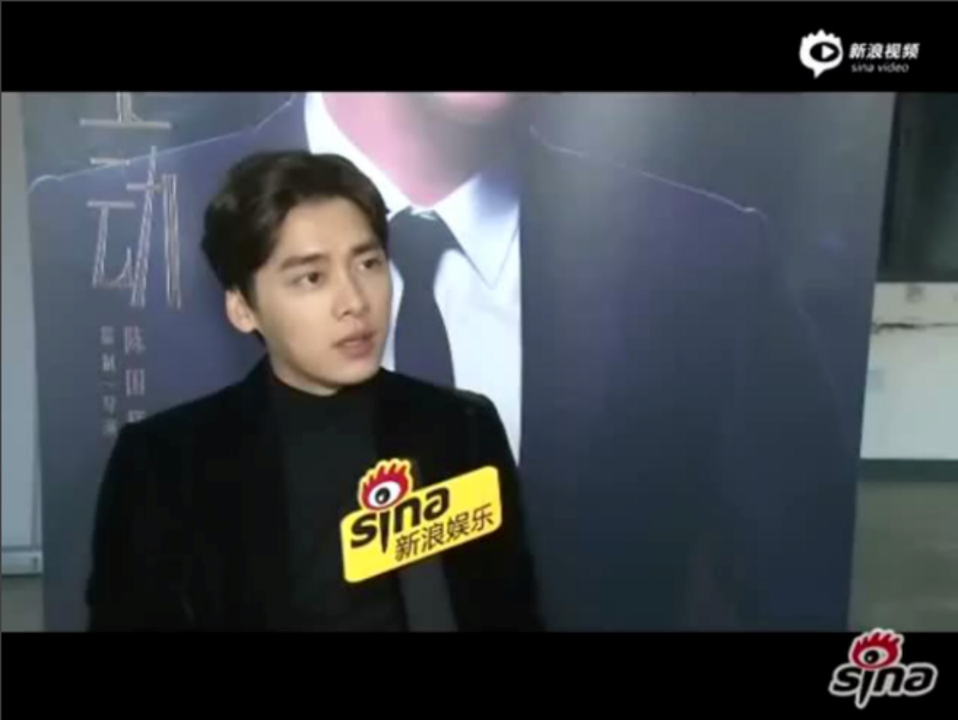
#> input picture 皮肤检测/images/im1.jpg, 1916 x 1440 px, given in place of the camera (shown at 1/2 size)
$ python '视频检测.py'
#> lines starting #> are read from the running program, lines starting #| are printed output that depends on the picture; after the words box and inside, x2 and y2 are one past the last pixel; in counts of white or black regions, pixels touching at a corner belong together
"""
皮肤检测：利用皮肤颜色的HSV范围，去掉其他的区域，实现皮肤检测
"""
import numpy as np
import cv2

# 定义皮肤的范围，具体自己调整
lower = np.array([0, 50, 100], dtype="uint8")
upper = np.array([25, 255, 255], dtype="uint8")

camera = cv2.VideoCapture(0)  # 开启摄像头

while True:

    (grabbed, frame) = camera.read()  # grabbed为布尔类型，true表示获取到帧数
#> frame is the input picture: shape (1440, 1916, 3); mean B, G, R 70.2, 65.9, 61.8

    frame = cv2.resize(frame, (400, 400))
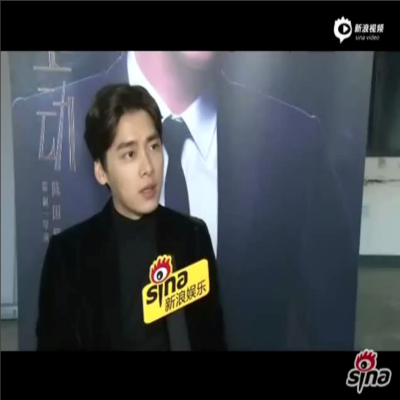
#> frame: shape (400, 400, 3); mean B, G, R 70.2, 65.9, 61.8
    # 将BGR格式转为HSV颜色空间
    # HSV在用于指定颜色分割时，有比较大的作用
    hsvImage = cv2.cvtColor(frame, cv2.COLOR_BGR2HSV)
#> hsvImage: shape (400, 400, 3); mean H, S, V 70.5, 52.6, 75.2

    # 创建掩码，q低于lower或高于upper的，设置为0，在范围内设置为255
    # 这样便可以得到皮肤的像素范围
    skinMask = cv2.inRange(hsvImage, lower, upper)
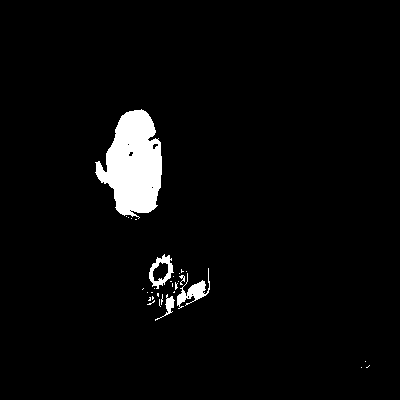
#> skinMask: shape (400, 400); 3.6% white; 31 white regions (26 under 20 px), largest, box (x1, y1, x2, y2) and area: (95, 109, 162, 219) 4763, (177, 268, 210, 309) 419, (149, 254, 174, 289) 347, (155, 294, 175, 321) 133, (179, 275, 185, 285) 28

    # 将掩码和原图进行“与”运算，这样原图便只保留皮肤区域
    skin = cv2.bitwise_and(frame, frame, mask=skinMask)
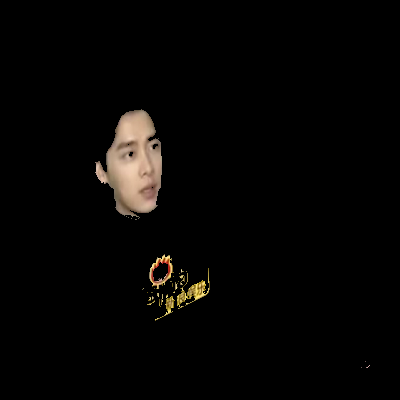
#> skin: shape (400, 400, 3); mean B, G, R 4.2, 5.4, 6.5

    # np.hstack是将原图和检测的图捆绑显示（将矩阵横向并行）
    cv2.imshow("images", np.hstack([frame, hsvImage, skin]))
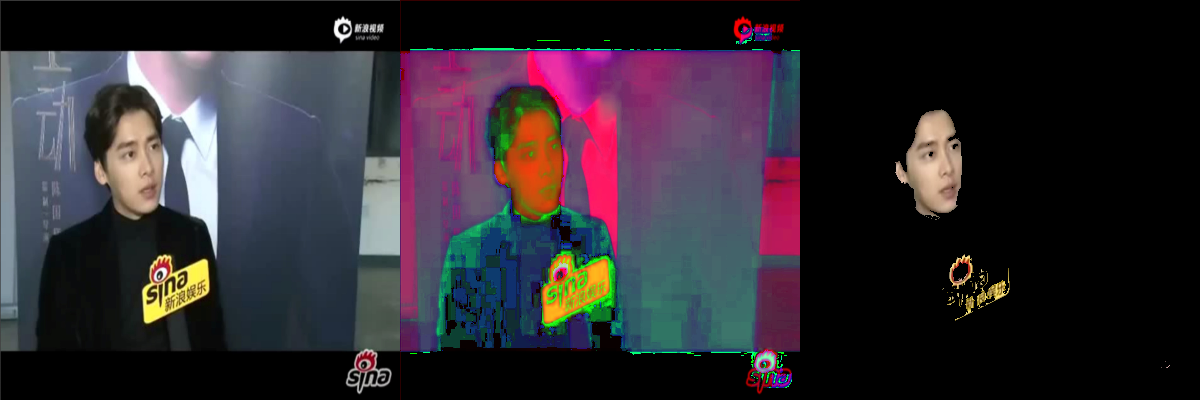
#> window 'images': shape (400, 1200, 3); mean B, G, R 48.3, 41.3, 47.8

    if cv2.waitKey(1) & 0xFF == ord("q"):  #按q键结束
#> (key q is pressed here)
        break

# 释放资源
camera.release()
cv2.destroyAllWindows()

$ run again, on 皮肤检测/images/im2.jpg
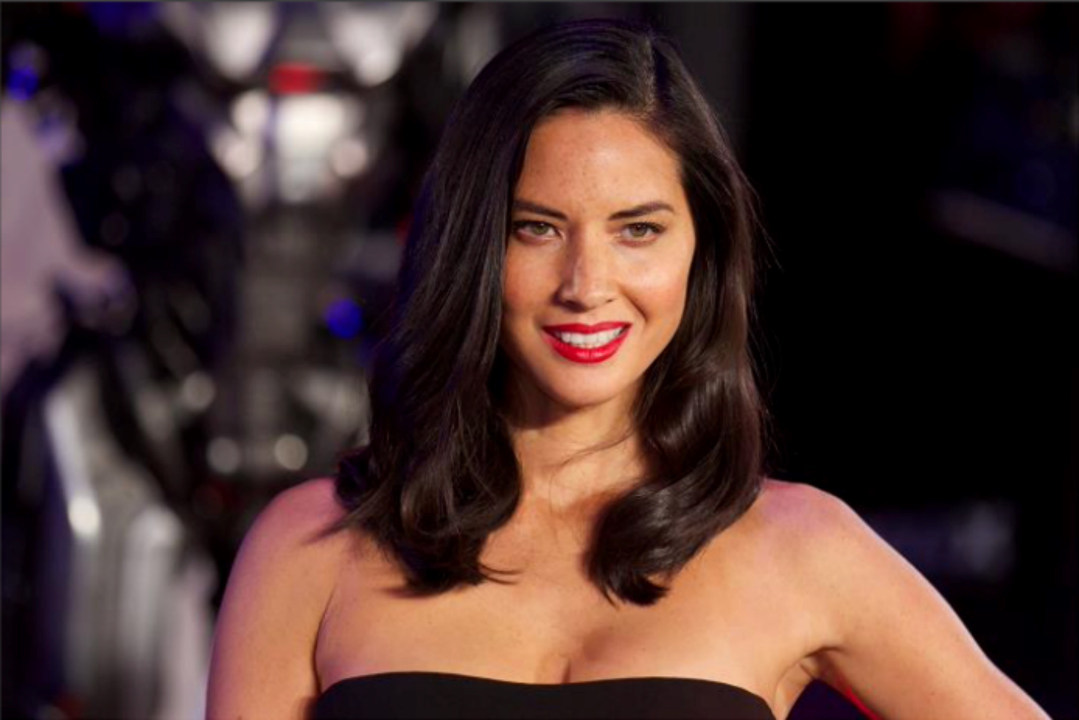
#> input picture 皮肤检测/images/im2.jpg, 2158 x 1440 px, given in place of the camera (shown at 1/2 size)
#> frame is the input picture: shape (1440, 2158, 3); mean B, G, R 47.4, 51.2, 74.6
#> frame: shape (400, 400, 3)
#> hsvImage: shape (400, 400, 3); mean H, S, V 67.7, 112.3, 75.8
#> `skinMask = cv2.inRange(hsvImage, lower, upper)`:
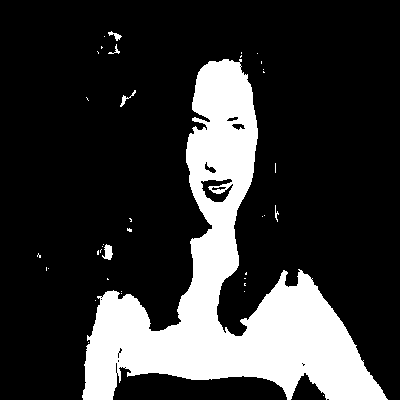
#> skinMask: shape (400, 400); 20.9% white; 38 white regions (32 under 20 px), largest, box (x1, y1, x2, y2) and area: (82, 59, 388, 400) 33117, (102, 244, 113, 260) 109, (120, 90, 136, 107) 60, (108, 31, 122, 41) 55, (108, 44, 120, 54) 33, (275, 205, 279, 222) 28
#> `cv2.imshow("images", np.hstack([frame, hsvImage, skin]))`:
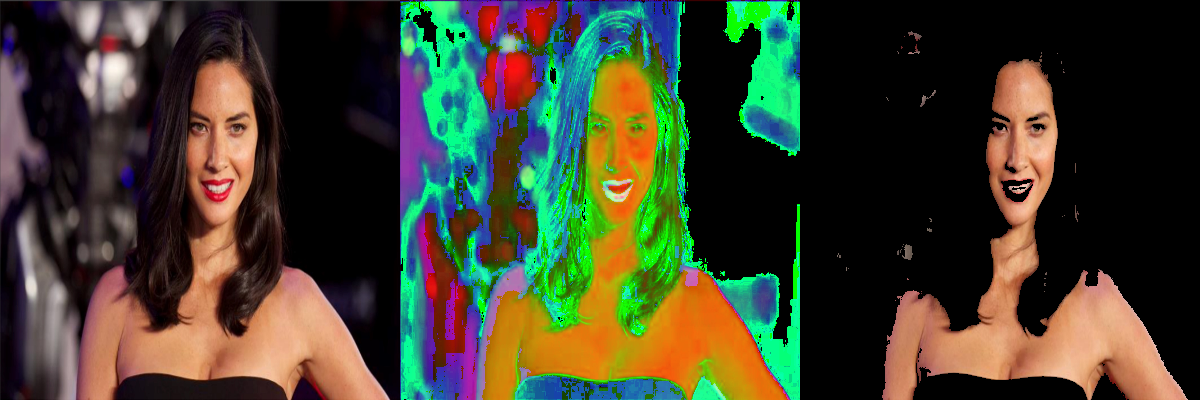
#> window 'images': shape (400, 1200, 3); mean B, G, R 45.5, 64, 64.4

$ run again, on 皮肤检测/images/im3.jpg
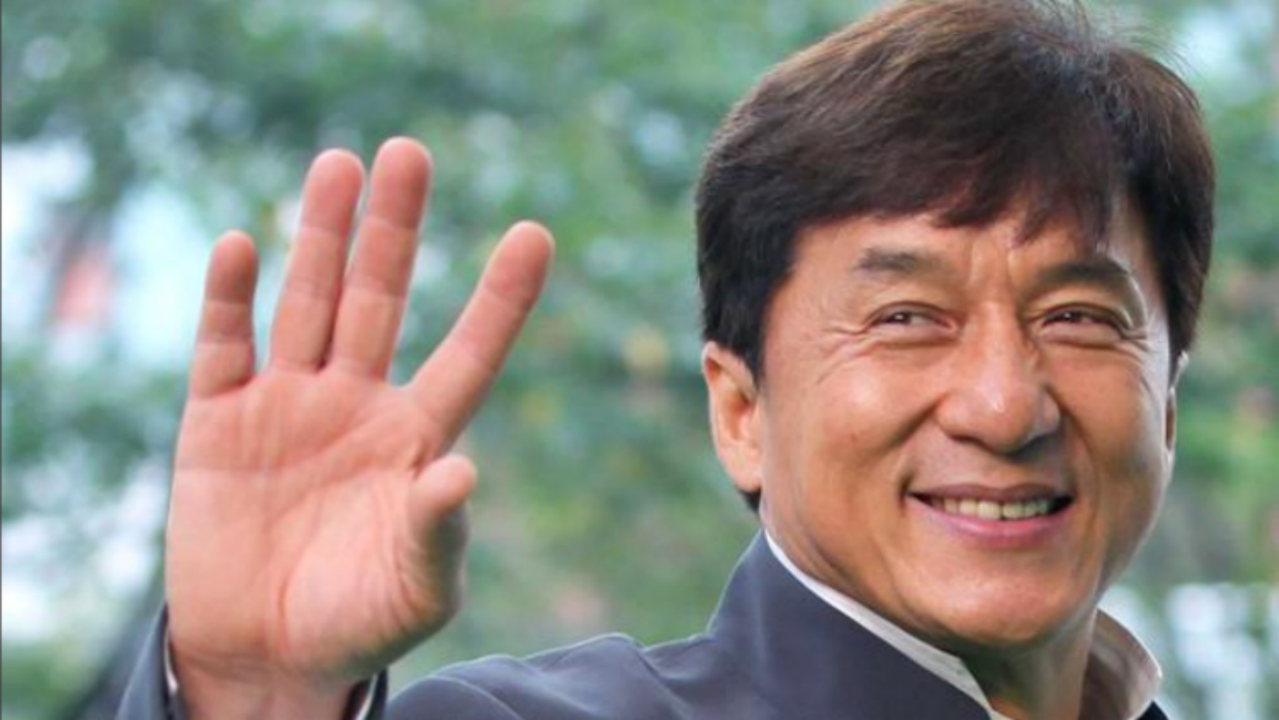
#> input picture 皮肤检测/images/im3.jpg, 2557 x 1440 px, given in place of the camera (shown at 1/2 size)
#> frame is the input picture: shape (1440, 2557, 3); mean B, G, R 126.8, 135.5, 139.5
#> frame: shape (400, 400, 3)
#> hsvImage: shape (400, 400, 3); mean H, S, V 59.3, 67.9, 157.3
#> `skinMask = cv2.inRange(hsvImage, lower, upper)`:
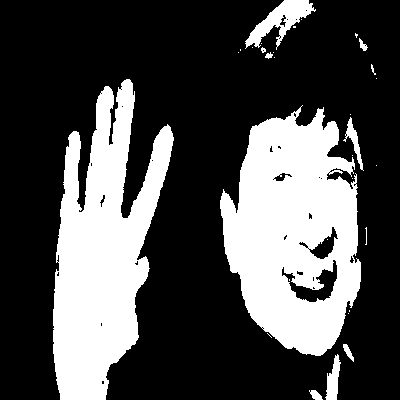
#> skinMask: shape (400, 400); 29.9% white; 31 white regions (19 under 20 px), largest, box (x1, y1, x2, y2) and area: (220, 105, 361, 356) 23623, (53, 79, 174, 400) 21883, (245, 0, 316, 50) 1341
#> `cv2.imshow("images", np.hstack([frame, hsvImage, skin]))`:
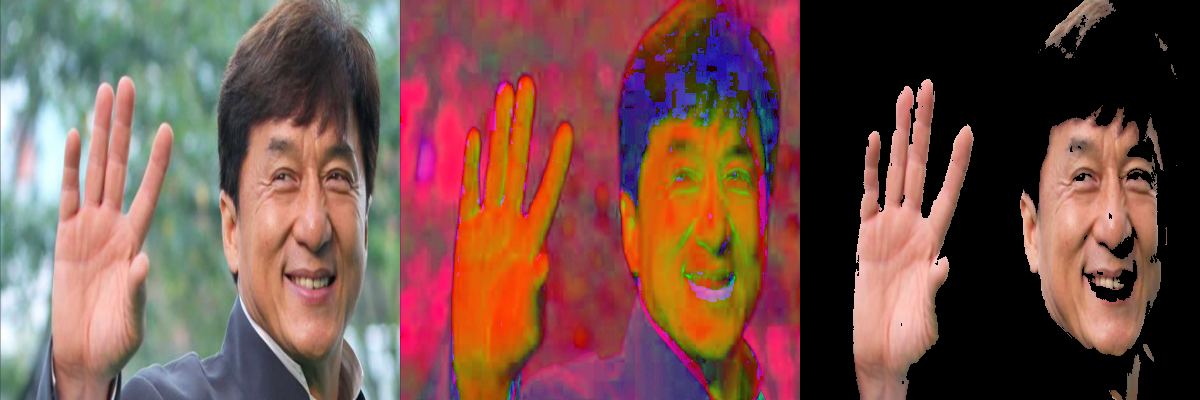
#> window 'images': shape (400, 1200, 3); mean B, G, R 73.8, 81.2, 118.1
